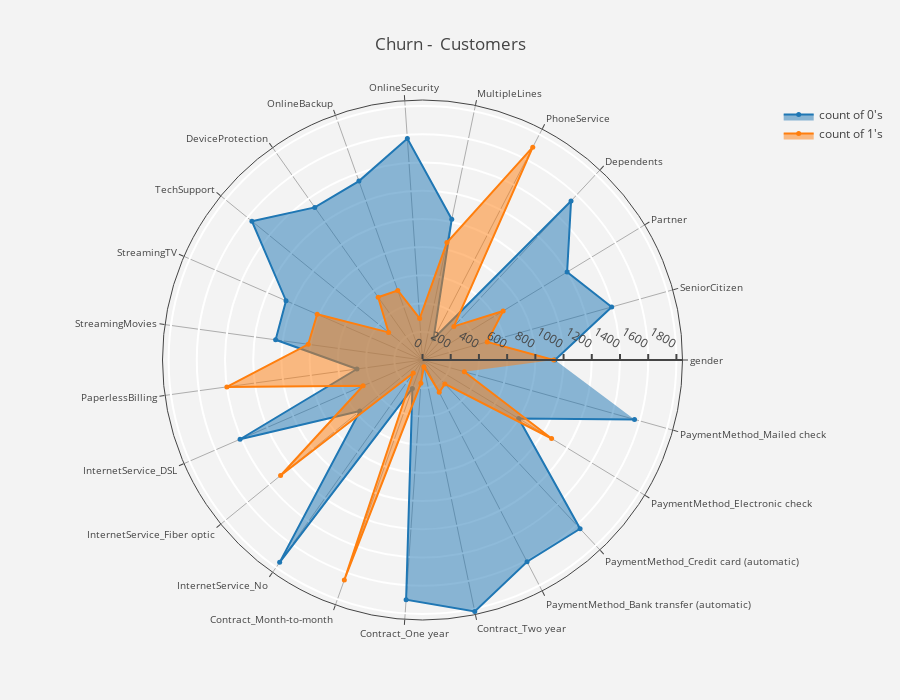
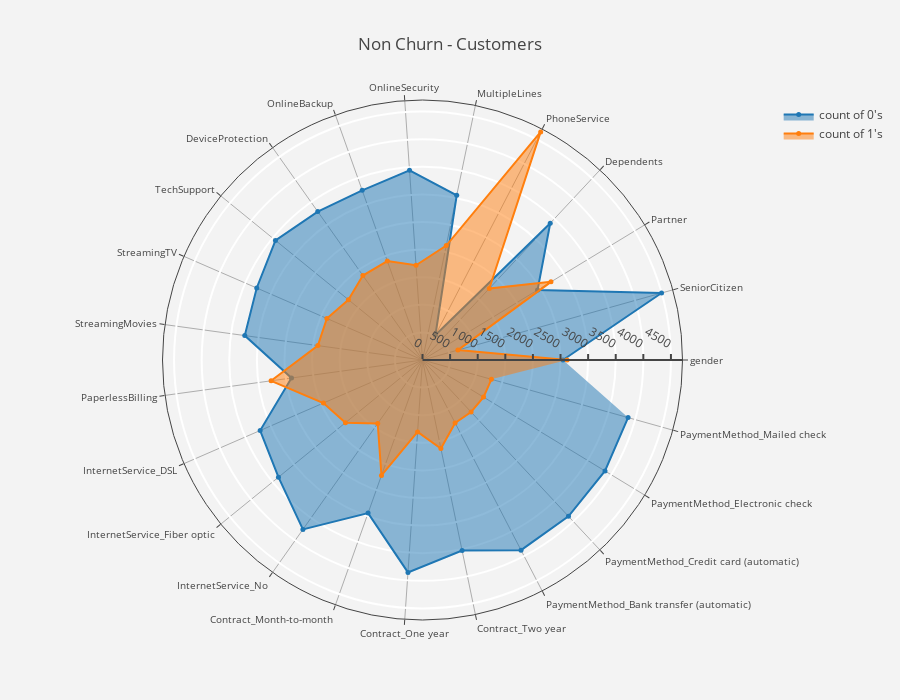

Notebook code for these charts, in order:
### Markdown cell above
## How Binary Features Affect Churn Rate

### Code cell
#separating binary columns
bi_cs = df.nunique()[df.nunique() == 2].keys()
dat_rad = df[bi_cs]

#plotting radar chart for churn and non churn customers(binary variables)
def plot_radar(df,aggregate,title) :
    data_frame = df[df["Churn"] == aggregate] 
    data_frame_x = data_frame[bi_cs].sum().reset_index()
    data_frame_x.columns  = ["feature","yes"]
    data_frame_x["no"]    = data_frame.shape[0]  - data_frame_x["yes"]
    data_frame_x  = data_frame_x[data_frame_x["feature"] != "Churn"]
    
    #count of 1's(yes)
    trace1 = go.Scatterpolar(r = data_frame_x["yes"].values.tolist(),
                             theta = data_frame_x["feature"].tolist(),
                             fill  = "toself",name = "count of 1's",
                             mode = "markers+lines",
                             marker = dict(size = 5),
                            )
    #count of 0's(No)
    trace2 = go.Scatterpolar(r = data_frame_x["no"].values.tolist(),
                             theta = data_frame_x["feature"].tolist(),
                             fill  = "toself",name = "count of 0's",
                             mode = "markers+lines",
                             marker = dict(size = 5)
                            ) 
    layout = go.Layout(dict(polar = dict(radialaxis = dict(visible = True,
                                                           side = "counterclockwise",
                                                           showline = True,linewidth = 2,
                                                           tickwidth = 2,gridcolor = "white",
                                                           gridwidth = 2),
                                         angularaxis = dict(tickfont = dict(size = 10),
                                                            layer = "below traces"
                                                           ),
                                         bgcolor  = "rgb(243,243,243)",
                                        ),
                            paper_bgcolor = "rgb(243,243,243)",
                            title = title,height = 700))
    
    data = [trace2,trace1]
    fig = go.Figure(data=data,layout=layout)
    py.iplot(fig)

#plot
plot_radar(dat_rad,1,"Churn -  Customers")
plot_radar(dat_rad,0,"Non Churn - Customers")

### Figure 1 — Plotly figure (JSON) as saved in the notebook; plotly's stock layout.template omitted (floating-point values rounded to 4 significant figures)
{"data": [{"fill": "toself", "marker": {"size": 5}, "mode": "markers+lines", "name": "count of 0's", "r": [939, 1393, 1200, 1543, 170, 1019, 1574, 1346, 1324, 1559, 1055, 1051, 469, 1410, 572, 1756, 214, 1703, 1821, 1611, 1637, 798, 1561], "theta": ["gender", "SeniorCitizen", "Partner", "Dependents", "PhoneService", "MultipleLines", "OnlineSecurity", "OnlineBackup", "DeviceProtection", "TechSupport", "StreamingTV", "StreamingMovies", "PaperlessBilling", "InternetService_DSL", "InternetService_Fiber optic", "InternetService_No", "Contract_Month-to-month", "Contract_One year", "Contract_Two year", "PaymentMethod_Bank transfer (automatic)", "PaymentMethod_Credit card (automatic)", "PaymentMethod_Electronic check", "PaymentMethod_Mailed check"], "type": "scatterpolar", "uid": "1671104c-c7ca-11e8-b824-d76a29fe1fd7"}, {"fill": "toself", "marker": {"size": 5}, "mode": "markers+lines", "name": "count of 1's", "r": [930, 476, 669, 326, 1699, 850, 295, 523, 545, 310, 814, 818, 1400, 459, 1297, 113, 1655, 166, 48, 258, 232, 1071, 308], "theta": ["gender", "SeniorCitizen", "Partner", "Dependents", "PhoneService", "MultipleLines", "OnlineSecurity", "OnlineBackup", "DeviceProtection", "TechSupport", "StreamingTV", "StreamingMovies", "PaperlessBilling", "InternetService_DSL", "InternetService_Fiber optic", "InternetService_No", "Contract_Month-to-month", "Contract_One year", "Contract_Two year", "PaymentMethod_Bank transfer (automatic)", "PaymentMethod_Credit card (automatic)", "PaymentMethod_Electronic check", "PaymentMethod_Mailed check"], "type": "scatterpolar", "uid": "1671104d-c7ca-11e8-833e-d76a29fe1fd7"}], "layout": {"height": 700, "paper_bgcolor": "rgb(243,243,243)", "polar": {"angularaxis": {"layer": "below traces", "tickfont": {"size": 10}}, "bgcolor": "rgb(243,243,243)", "radialaxis": {"gridcolor": "white", "gridwidth": 2, "linewidth": 2, "showline": true, "side": "counterclockwise", "tickwidth": 2, "visible": true}}, "title": "Churn -  Customers"}}

### Figure 2 — Plotly figure (JSON) as saved in the notebook; plotly's stock layout.template omitted (floating-point values rounded to 4 significant figures)
{"data": [{"fill": "toself", "marker": {"size": 5}, "mode": "markers+lines", "name": "count of 0's", "r": [2544, 4497, 2439, 3390, 510, 3046, 3443, 3261, 3290, 3433, 3274, 3250, 2395, 3206, 3364, 3756, 2943, 3857, 3526, 3879, 3874, 3869, 3867], "theta": ["gender", "SeniorCitizen", "Partner", "Dependents", "PhoneService", "MultipleLines", "OnlineSecurity", "OnlineBackup", "DeviceProtection", "TechSupport", "StreamingTV", "StreamingMovies", "PaperlessBilling", "InternetService_DSL", "InternetService_Fiber optic", "InternetService_No", "Contract_Month-to-month", "Contract_One year", "Contract_Two year", "PaymentMethod_Bank transfer (automatic)", "PaymentMethod_Credit card (automatic)", "PaymentMethod_Electronic check", "PaymentMethod_Mailed check"], "type": "scatterpolar", "uid": "167acd9e-c7ca-11e8-9fff-d76a29fe1fd7"}, {"fill": "toself", "marker": {"size": 5}, "mode": "markers+lines", "name": "count of 1's", "r": [2619, 666, 2724, 1773, 4653, 2117, 1720, 1902, 1873, 1730, 1889, 1913, 2768, 1957, 1799, 1407, 2220, 1306, 1637, 1284, 1289, 1294, 1296], "theta": ["gender", "SeniorCitizen", "Partner", "Dependents", "PhoneService", "MultipleLines", "OnlineSecurity", "OnlineBackup", "DeviceProtection", "TechSupport", "StreamingTV", "StreamingMovies", "PaperlessBilling", "InternetService_DSL", "InternetService_Fiber optic", "InternetService_No", "Contract_Month-to-month", "Contract_One year", "Contract_Two year", "PaymentMethod_Bank transfer (automatic)", "PaymentMethod_Credit card (automatic)", "PaymentMethod_Electronic check", "PaymentMethod_Mailed check"], "type": "scatterpolar", "uid": "167acd9f-c7ca-11e8-a4c6-d76a29fe1fd7"}], "layout": {"height": 700, "paper_bgcolor": "rgb(243,243,243)", "polar": {"angularaxis": {"layer": "below traces", "tickfont": {"size": 10}}, "bgcolor": "rgb(243,243,243)", "radialaxis": {"gridcolor": "white", "gridwidth": 2, "linewidth": 2, "showline": true, "side": "counterclockwise", "tickwidth": 2, "visible": true}}, "title": "Non Churn - Customers"}}
